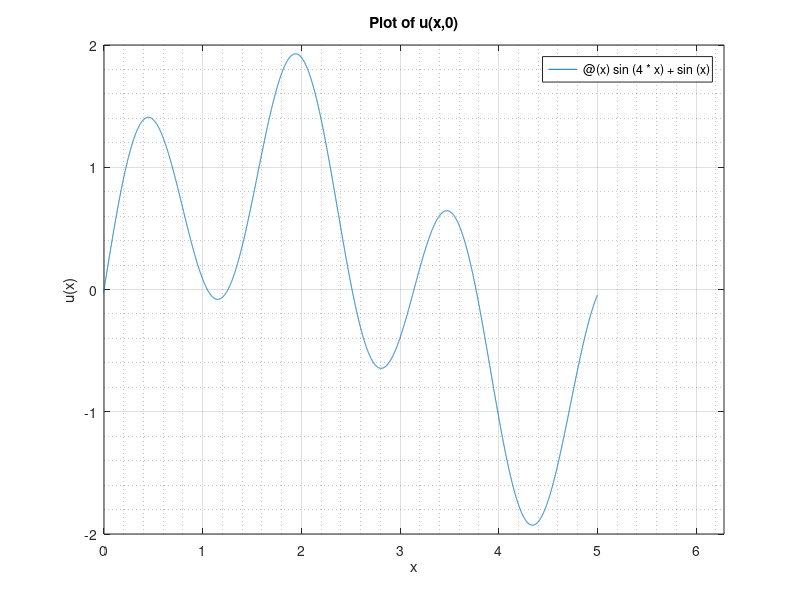
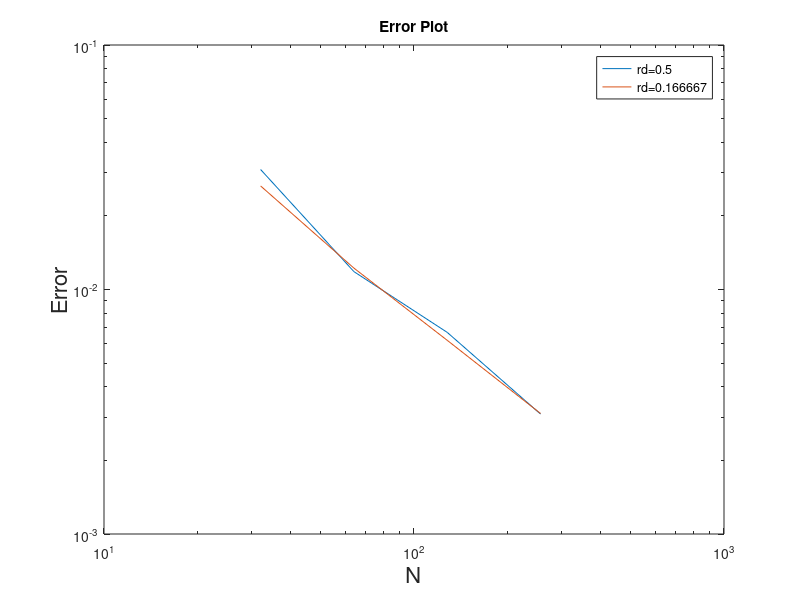
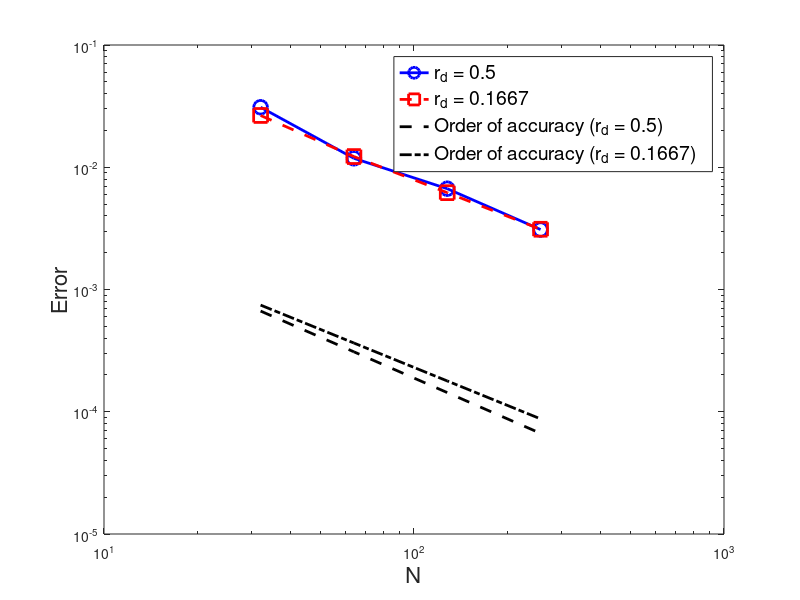

These charts were generated, in order, by the following MATLAB code:
%% u(x) Plot at t=0 time
fplot (@(x) sin(4*x)+sin(x));
grid on;
grid minor;
xlim([0 2*pi]);
xlabel('x');
ylabel('u(x)');
title("Plot of u(x,0)");


figure
%% Error plot
load('solution.dat');
rd1 = solution(1,1);
rd2 = solution(5,1);

N = solution(1:4,2);

E1 = solution(1:4,3);
E2 = solution(5:8,3);

loglog(N, E1);
hold on;
loglog(N, E2);
xlabel('N', 'FontSize', 16);
ylabel('Error', 'FontSize', 16);
legend('rd=0.5', 'rd=0.166667');
title('Error Plot')

figure
%%
% Load the solution data
load('solution.dat');
rd1 = solution(1,1);
rd2 = solution(5,1);

% Extract the values of N and E for the two different rd
N = solution(1:4,2);
E1 = solution(1:4,3);
E2 = solution(5:8,3);

% Plot the errors as a function of N
loglog(N, E1, 'bo-', 'LineWidth', 2, 'MarkerSize', 10);
hold on;
loglog(N, E2, 'rs--', 'LineWidth', 2, 'MarkerSize', 10);

% Add lines representing the order of accuracy for both radii
slope1 = log(E1(end)/E1(1)) / log(N(end)/N(1));
slope2 = log(E2(end)/E2(1)) / log(N(end)/N(1));
order1 = slope1 * log10(N) + log10(E1(1));
order2 = slope2 * log10(N) + log10(E2(1));
loglog(N, 10.^order1, 'k--', 'LineWidth', 2);
loglog(N, 10.^order2, 'k-.', 'LineWidth', 2);

% Add axis labels and a legend
xlabel('N', 'FontSize', 16);
ylabel('Error', 'FontSize', 16);
legend('r_d = 0.5', 'r_d = 0.1667', 'Order of accuracy (r_d = 0.5)', 'Order of accuracy (r_d = 0.1667)', 'FontSize', 14);


